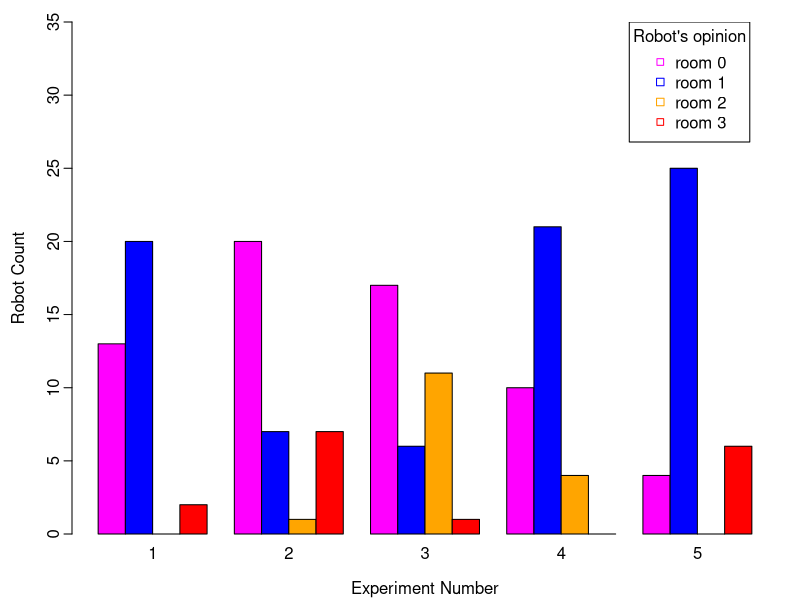

The R source for this figure:
A <- matrix(c(13, 20, 0, 2,
              20, 7, 1, 7,
              17, 6, 11, 1,
              10, 21, 4, 0,
              4, 25, 0, 6),
            nrow=4, ncol=5)
pdf("exp8.pdf", width=16/2.54, height=10/2.54,
    pointsize=10)
par(mgp=c(2.2,0.45,0), tcl=-0.4, mar=c(3.3,3.6,1.1,1.1))

barplot(A,
        names.arg=c(1, 2, 3, 4, 5),
        xlab="Experiment Number",
        ylab="Robot Count",
        col=c("magenta", "blue", "orange", "red"),
        beside=TRUE,
        ylim=c(0,35)
        )
legend(x=20.5, y=35,
       c("room 0", "room 1", "room 2", "room 3"),
       cex=1,
       title="Robot's opinion",
       col=c("magenta", "blue", "orange", "red"),
       pch=c(22,0,0)
       )
dev.off()
